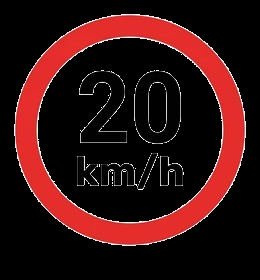
#> input picture img/sinfondo/20kmh.png, 260 x 280 px; the run also reads 1 picture not shown here
$ jupyter execute proyecto.ipynb
#> lines starting #> are read from the running program, lines starting #| are printed output that depends on the picture; after the words box and inside, x2 and y2 are one past the last pixel; in counts of white or black regions, pixels touching at a corner belong together
## Probar con DOC1
## Se usa la imagen con la curva y la señal de cruce de color amarillo esperando que se distinga entre las demas

[cell 1]
import os
import glob
import numpy as np
import matplotlib.pyplot as plt
import cv2

# Define la carpeta donde estan las imagenes PNG sin fondo.
carpeta='img/sinfondo'

# Busca todas las imagenes .png dentro de la carpeta y las ordena.
imagenes=sorted(glob.glob(os.path.join(carpeta,'*.png')))

# Filtra archivos para evitar el cruce viejo y dejar la version nueva (crucenar).
imagenes=[r for r in imagenes if ('cruce' not in os.path.basename(r).lower()) or ('crucenar' in os.path.basename(r).lower())]

# Rangos HSV para color azul (limites inferior y superior).
azul_b=np.array([85,70,60],np.uint8)
azul_a=np.array([135,255,255],np.uint8)

# Rangos HSV para color amarillo.
amarillo_b=np.array([18,70,70],np.uint8)
amarillo_a=np.array([40,255,255],np.uint8)

# Rangos HSV para rojo en dos zonas (rojo bajo y rojo alto en HSV).
rojo_b1=np.array([0,100,70],np.uint8)
rojo_a1=np.array([10,255,255],np.uint8)
rojo_b2=np.array([170,100,70],np.uint8)
rojo_a2=np.array([180,255,255],np.uint8)

# Kernel para limpieza morfologica (open/close).
kernel=np.ones((3,3),np.uint8)

# Area minima para ignorar ruido pequeno.
min_area=120

# Recorre cada imagen encontrada.
for ruta in imagenes:
    # Lee la imagen manteniendo alpha si existe.
    img=cv2.imread(ruta,cv2.IMREAD_UNCHANGED)
#> img is the input picture: shape (280, 260, 4); mean B, G, R, A 16.5, 16.8, 50.9, 67.1

    # Si no se pudo leer, avisa y pasa a la siguiente.
    if img is None:
        print('No se pudo leer:',ruta)
        continue

    # Si trae canal alpha, separa BGR y alpha.
    if len(img.shape)==3 and img.shape[2]==4:
        bgr=img[:,:,:3].copy()
        alpha=img[:,:,3]
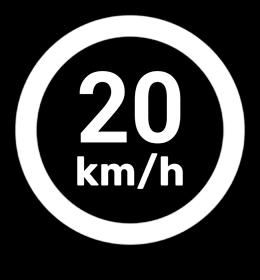
#> alpha: shape (280, 260); min 0, max 255, mean 67.1
    else:
        # Si no trae alpha, usa imagen normal.
        bgr=img.copy()
        alpha=None

    # Estandariza tamano para resultados consistentes.
    bgr=cv2.resize(bgr,(500,500))
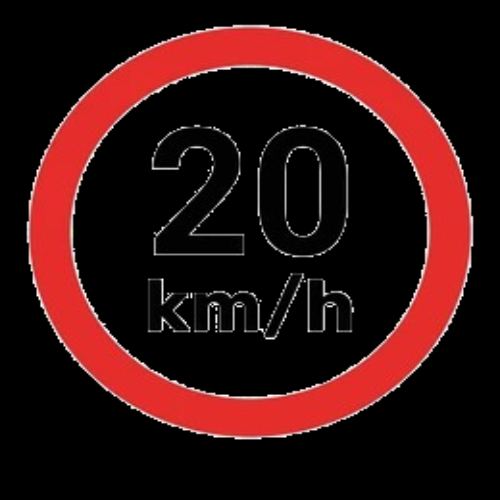
#> bgr: shape (500, 500, 3); mean B, G, R 16.5, 16.8, 50.9

    # Suaviza la imagen para reducir ruido antes de segmentar color.
    frame_s=cv2.GaussianBlur(bgr,(7,7),0)
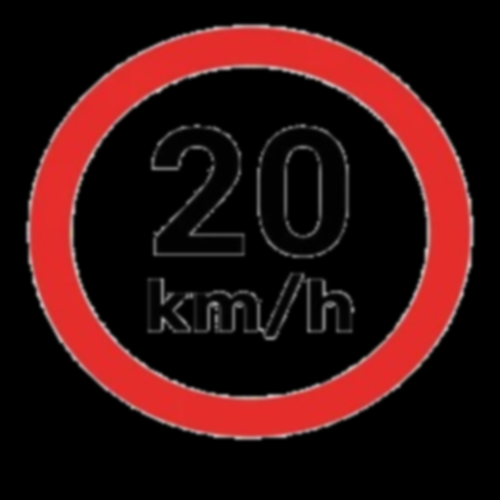
#> frame_s: shape (500, 500, 3); mean B, G, R 16.5, 16.8, 50.9

    # Convierte de BGR a HSV para detectar colores con mas estabilidad.
    hsv=cv2.cvtColor(frame_s,cv2.COLOR_BGR2HSV)
#> hsv: shape (500, 500, 3); mean H, S, V 3.2, 40.4, 50.9

    # Crea mascara binaria de azul.
    mask_azul=cv2.inRange(hsv,azul_b,azul_a)
#> mask_azul: shape (500, 500); every value is 0

    # Crea mascara binaria de amarillo.
    mask_amarillo=cv2.inRange(hsv,amarillo_b,amarillo_a)

    # Une las dos mascaras de rojo para cubrir todo el rojo en HSV.
    mask_rojo=cv2.bitwise_or(cv2.inRange(hsv,rojo_b1,rojo_a1),cv2.inRange(hsv,rojo_b2,rojo_a2))
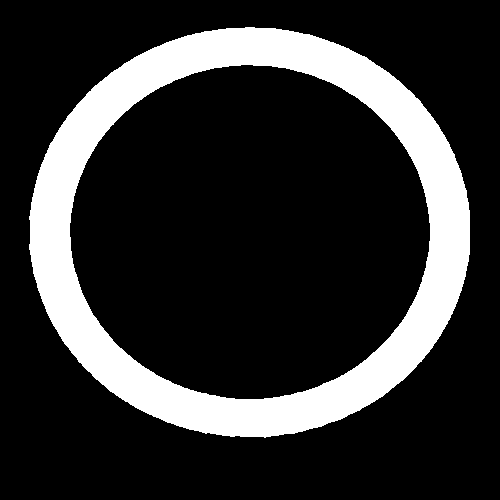
#> mask_rojo: shape (500, 500); 19.2% white; 1 white region, box (x1, y1, x2, y2) and area: (29, 27, 470, 438) 48110

    # Si habia alpha, limita deteccion solo al objeto visible (no fondo transparente).
    if alpha is not None:
        alpha=cv2.resize(alpha,(500,500))
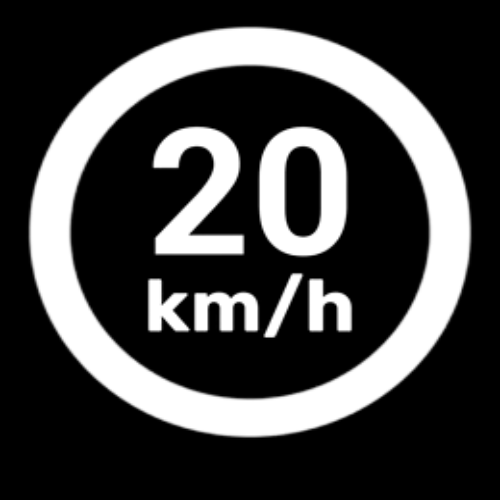
#> alpha: shape (500, 500); min 0, max 255, mean 67.1
        _,mask_obj=cv2.threshold(alpha,1,255,cv2.THRESH_BINARY)
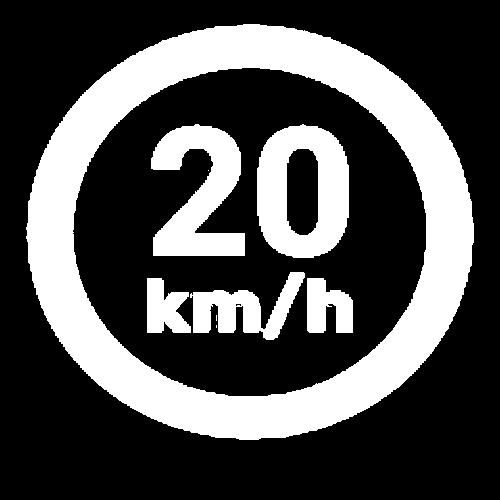
#> mask_obj: shape (500, 500); 30.7% white; 9 white regions (3 under 20 px), largest, box (x1, y1, x2, y2) and area: (26, 24, 474, 440) 54661, (257, 124, 349, 258) 8041, (151, 124, 245, 256) 7102, (190, 272, 305, 340) 3484, (307, 278, 353, 333) 1855, (147, 278, 191, 333) 1694
        mask_azul=cv2.bitwise_and(mask_azul,mask_obj)
        mask_amarillo=cv2.bitwise_and(mask_amarillo,mask_obj)
        mask_rojo=cv2.bitwise_and(mask_rojo,mask_obj)

    # Limpieza morfologica en azul para quitar puntos y cerrar huecos.
    mask_azul=cv2.morphologyEx(mask_azul,cv2.MORPH_OPEN,kernel)
    mask_azul=cv2.morphologyEx(mask_azul,cv2.MORPH_CLOSE,kernel)

    # Limpieza morfologica en amarillo.
    mask_amarillo=cv2.morphologyEx(mask_amarillo,cv2.MORPH_OPEN,kernel)
    mask_amarillo=cv2.morphologyEx(mask_amarillo,cv2.MORPH_CLOSE,kernel)

    # Limpieza morfologica en rojo.
    mask_rojo=cv2.morphologyEx(mask_rojo,cv2.MORPH_OPEN,kernel)
#> mask_rojo: shape (500, 500); 19.2% white; 1 white region
    mask_rojo=cv2.morphologyEx(mask_rojo,cv2.MORPH_CLOSE,kernel)

    # Busca contornos en cada mascara.
    cont_azul,_=cv2.findContours(mask_azul,cv2.RETR_EXTERNAL,cv2.CHAIN_APPROX_SIMPLE)
#> cont_azul = []
    cont_amarillo,_=cv2.findContours(mask_amarillo,cv2.RETR_EXTERNAL,cv2.CHAIN_APPROX_SIMPLE)
#> cont_amarillo = []
    cont_rojo,_=cv2.findContours(mask_rojo,cv2.RETR_EXTERNAL,cv2.CHAIN_APPROX_SIMPLE)
#> cont_rojo = 1 contour; box (x1, y1, x2, y2) and area: (29, 27, 470, 437) 141522

    # Copia para dibujar resultados.
    salida=bgr.copy()

    # Dibuja contornos de objetos azules en color rojo si superan area minima.
    for c in cont_azul:
        area=cv2.contourArea(c)
        if area>min_area:
            cv2.drawContours(salida,[c],-1,(0,0,255),2)
#> this loop made 0 passes

    # Dibuja contornos de objetos rojos en color amarillo si superan area minima.
    for c in cont_rojo:
        area=cv2.contourArea(c)
        if area>min_area:
            cv2.drawContours(salida,[c],-1,(0,255,255),2)
#> this loop made 1 pass
#> area on pass 1: 141522.5
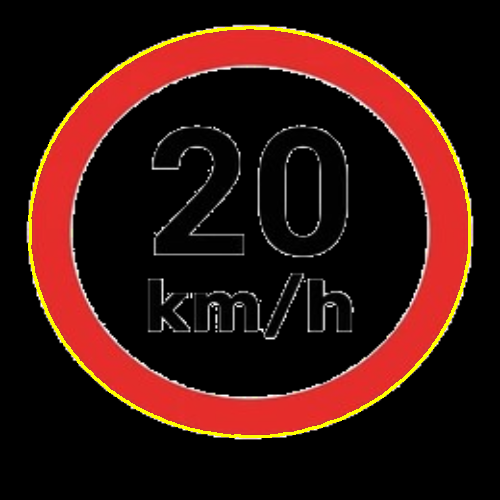
#> salida: shape (500, 500, 3); 1.84% of pixels changed, all inside (x1, y1, x2, y2) = (28, 26, 471, 438)

    # Dibuja contornos de objetos amarillos en color azul si superan area minima.
    for c in cont_amarillo:
        area=cv2.contourArea(c)
        if area>min_area:
            cv2.drawContours(salida,[c],-1,(255,0,0),2)

    # Nombre del archivo actual para titulos e impresion.
    nombre=os.path.basename(ruta)

    # Convierte imagenes a RGB para mostrar correctamente en matplotlib.
    bgr_rgb=cv2.cvtColor(bgr,cv2.COLOR_BGR2RGB)
#> (the rest of the program and of its run is left out)
